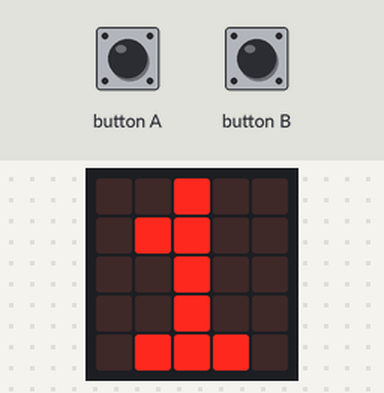
Recording of a program running on a simulated BBC micro:bit running MicroPython. Shown: the board's 5×5 LED display. Inputs (shaded band) come from the test bench. Dim RGB values are drawn brighter than linear.

Above: at 2.1 s.
5.1 s: button A pressed for 0.15 s
At 7.2 s:
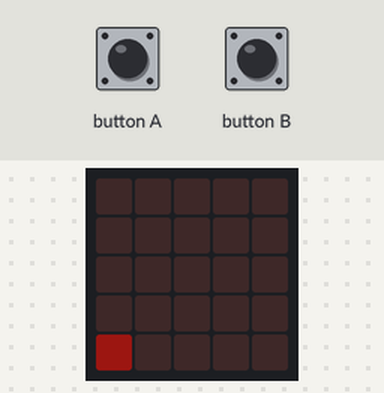
7.8 s: button B pressed for 0.15 s
At 8.5 s:
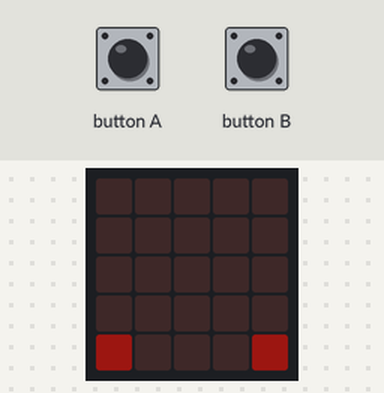
9.4 s: button A pressed for 1 s
At 10.7 s:
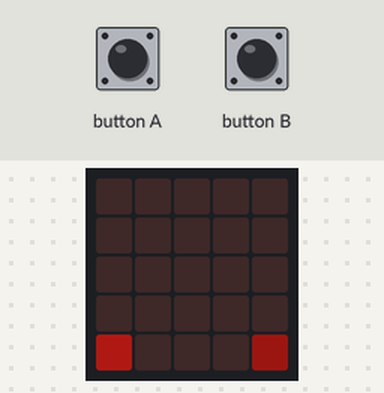
13.4 s: button B pressed for 1 s
At 14.2 s:
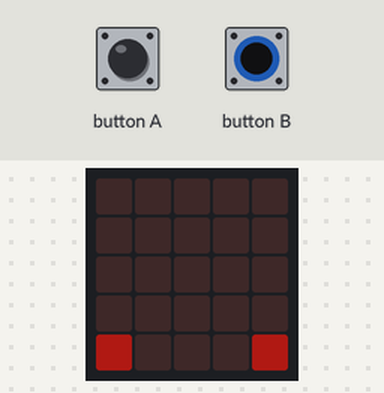
Timing chart, 0 to 16.4 s (numbered marks = the images above; inputs shaded):
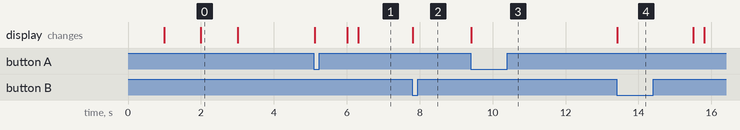

The program:

4_button_press_game_2p.py
```python
from microbit import *

aCount = 0
bCount = 0
winner = 0

display.show(str("3"))
sleep(1000)
display.show(str("2"))
sleep(1000)
display.show(str("1"))
sleep(1000)
# display.scroll(str("GO"))
# sleep(5000)
# display.scroll(str(button_a.get_presses()))

display.clear()

while True:
    display.clear()

    aCount = aCount + button_a.get_presses()
    if aCount >= 50:
        winner = 1
        break
    # display.show(str(aCount))
    anoLEDs = int(aCount / 10)
    if anoLEDs > 4:
        anoLEDs = 4
    alastLED = aCount % 10
    for x in range(0, anoLEDs):
        display.set_pixel(0, 4 - x, 9)
    if anoLEDs < 5:
        display.set_pixel(0, 4 - anoLEDs, alastLED)

    bCount = bCount + button_b.get_presses()
    if bCount >= 50:
        winner = 2
        break
    # display.show(str(aCount))
    bnoLEDs = int(bCount / 10)
    if bnoLEDs > 4:
        bnoLEDs = 4
    blastLED = bCount % 10
    for x in range(0, bnoLEDs):
        display.set_pixel(4, 4 - x, 9)
    if bnoLEDs < 5:
        display.set_pixel(4, 4 - bnoLEDs, blastLED)

    sleep(20)

while True:
    # display.scroll(winner)
    if winner == 1:
        display.show(Image.ARROW_W)
    if winner == 2:
        display.show(Image.ARROW_E)
    sleep(200)
    display.clear()
    sleep(200)
```

Measured:
- after the input at 5.1 s, the display: changes at once (image 1)
- after the input at 7.8 s, the display: changes at once (image 2)
- after the input at 9.4 s, the display: changes at once (image 3)
- after the input at 13.4 s, the display: changes at once (image 4)
- what the display in image 0 shows lasts 1.0 s, from 2.0 s to 3.0 s
